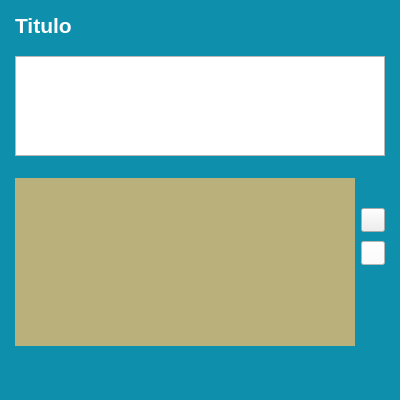
<?xml version="1.0" encoding="UTF-8"?>
<ui version="4.0">
 <class>wdgGrupoCard</class>
 <widget class="QWidget" name="wdgGrupoCard">
  <property name="geometry">
   <rect>
    <x>0</x>
    <y>0</y>
    <width>400</width>
    <height>400</height>
   </rect>
  </property>
  <property name="minimumSize">
   <size>
    <width>350</width>
    <height>350</height>
   </size>
  </property>
  <property name="maximumSize">
   <size>
    <width>400</width>
    <height>400</height>
   </size>
  </property>
  <property name="windowTitle">
   <string>Form</string>
  </property>
  <property name="styleSheet">
   <string notr="true">/*#wdgGrupoCard {
	background-color: qlineargradient(spread:pad, x1:0, y1:1, x2:1, y2:0, stop:0 rgba(105, 33, 140, 60), stop:1 rgba(112, 237, 255, 60));	
}*/</string>
  </property>
  <layout class="QGridLayout" name="gridLayout_2">
   <property name="leftMargin">
    <number>0</number>
   </property>
   <property name="topMargin">
    <number>0</number>
   </property>
   <property name="rightMargin">
    <number>0</number>
   </property>
   <property name="bottomMargin">
    <number>0</number>
   </property>
   <item row="0" column="0">
    <widget class="QFrame" name="frGrupoCard">
     <property name="styleSheet">
      <string notr="true">#frGrupoCard {
	background-color: #0e90ad;
}</string>
     </property>
     <property name="frameShape">
      <enum>QFrame::NoFrame</enum>
     </property>
     <property name="frameShadow">
      <enum>QFrame::Raised</enum>
     </property>
     <layout class="QGridLayout" name="gridLayout">
      <property name="leftMargin">
       <number>15</number>
      </property>
      <property name="topMargin">
       <number>0</number>
      </property>
      <property name="rightMargin">
       <number>15</number>
      </property>
      <property name="bottomMargin">
       <number>0</number>
      </property>
      <item row="2" column="0">
       <widget class="QFrame" name="frBottom">
        <property name="styleSheet">
         <string notr="true">#frBottom {
	background-color: transparent;
}</string>
        </property>
        <property name="frameShape">
         <enum>QFrame::NoFrame</enum>
        </property>
        <property name="frameShadow">
         <enum>QFrame::Raised</enum>
        </property>
        <layout class="QGridLayout" name="gridLayout_3">
         <property name="leftMargin">
          <number>0</number>
         </property>
         <property name="topMargin">
          <number>0</number>
         </property>
         <property name="rightMargin">
          <number>0</number>
         </property>
         <property name="bottomMargin">
          <number>0</number>
         </property>
         <item row="0" column="0">
          <widget class="QTableWidget" name="tblGrupoItem">
           <property name="minimumSize">
            <size>
             <width>0</width>
             <height>150</height>
            </size>
           </property>
           <property name="maximumSize">
            <size>
             <width>16777215</width>
             <height>200</height>
            </size>
           </property>
           <property name="styleSheet">
            <string notr="true">#tblGrupoItem {
	background-color: rgba(233, 185, 110, 200);
    /*border: none;*/
	color: #444;
	margin-bottom: 8px;
	padding-right: 4px;
	padding-top: 4px;
	padding-left: 12px;
	margin-top: 16px;
}

#tblGrupoItem::item {
	color: #fff;
}</string>
           </property>
           <property name="frameShape">
            <enum>QFrame::NoFrame</enum>
           </property>
           <property name="editTriggers">
            <set>QAbstractItemView::NoEditTriggers</set>
           </property>
           <property name="alternatingRowColors">
            <bool>false</bool>
           </property>
           <property name="selectionMode">
            <enum>QAbstractItemView::NoSelection</enum>
           </property>
           <property name="selectionBehavior">
            <enum>QAbstractItemView::SelectRows</enum>
           </property>
           <property name="showGrid">
            <bool>false</bool>
           </property>
           <attribute name="horizontalHeaderVisible">
            <bool>false</bool>
           </attribute>
           <attribute name="horizontalHeaderStretchLastSection">
            <bool>true</bool>
           </attribute>
           <attribute name="verticalHeaderVisible">
            <bool>false</bool>
           </attribute>
           <column>
            <property name="text">
             <string>Id</string>
            </property>
           </column>
           <column>
            <property name="text">
             <string>Nome</string>
            </property>
           </column>
           <column>
            <property name="text">
             <string>Sobrenome</string>
            </property>
           </column>
          </widget>
         </item>
         <item row="0" column="1">
          <widget class="QFrame" name="frBotoes">
           <property name="minimumSize">
            <size>
             <width>0</width>
             <height>0</height>
            </size>
           </property>
           <property name="maximumSize">
            <size>
             <width>24</width>
             <height>100</height>
            </size>
           </property>
           <property name="styleSheet">
            <string notr="true">#frBotoes{
	background-color: transparent;
}</string>
           </property>
           <property name="frameShape">
            <enum>QFrame::NoFrame</enum>
           </property>
           <property name="frameShadow">
            <enum>QFrame::Raised</enum>
           </property>
           <layout class="QFormLayout" name="formLayout">
            <property name="horizontalSpacing">
             <number>0</number>
            </property>
            <property name="verticalSpacing">
             <number>9</number>
            </property>
            <property name="leftMargin">
             <number>0</number>
            </property>
            <property name="topMargin">
             <number>0</number>
            </property>
            <property name="rightMargin">
             <number>0</number>
            </property>
            <property name="bottomMargin">
             <number>0</number>
            </property>
            <item row="3" column="1">
             <widget class="QPushButton" name="pbEditar">
              <property name="minimumSize">
               <size>
                <width>24</width>
                <height>24</height>
               </size>
              </property>
              <property name="maximumSize">
               <size>
                <width>24</width>
                <height>24</height>
               </size>
              </property>
              <property name="styleSheet">
               <string notr="true">#pbEditar {
	background-image: url(:/Editar/cardEditar.png);
	background-position: center;
	background-repeat: no-repeat;
}</string>
              </property>
              <property name="text">
               <string/>
              </property>
             </widget>
            </item>
            <item row="4" column="1">
             <widget class="QPushButton" name="pbExcluir">
              <property name="minimumSize">
               <size>
                <width>24</width>
                <height>24</height>
               </size>
              </property>
              <property name="maximumSize">
               <size>
                <width>24</width>
                <height>24</height>
               </size>
              </property>
              <property name="styleSheet">
               <string notr="true">#pbExcluir {
	background-image: url(:/Excluir/cardExcluirRed.png);
	background-position: center;
	background-repeat: no-repeat;
	background-color: #fff;
}

#pbExcluir::hover {
	background-image: url(:/ExcluirW/cardExcluirWhite.png);
	background-position: center;
	background-repeat: no-repeat;
	background-color: #ff8d74;
}</string>
              </property>
              <property name="text">
               <string/>
              </property>
             </widget>
            </item>
           </layout>
          </widget>
         </item>
        </layout>
       </widget>
      </item>
      <item row="1" column="0">
       <widget class="QTextEdit" name="lbDescricao">
        <property name="minimumSize">
         <size>
          <width>0</width>
          <height>100</height>
         </size>
        </property>
        <property name="maximumSize">
         <size>
          <width>16777215</width>
          <height>100</height>
         </size>
        </property>
       </widget>
      </item>
      <item row="0" column="0">
       <widget class="QLabel" name="lbTituloCard">
        <property name="minimumSize">
         <size>
          <width>0</width>
          <height>50</height>
         </size>
        </property>
        <property name="maximumSize">
         <size>
          <width>16777215</width>
          <height>50</height>
         </size>
        </property>
        <property name="font">
         <font>
          <family>Ubuntu</family>
          <pointsize>16</pointsize>
          <weight>75</weight>
          <bold>true</bold>
         </font>
        </property>
        <property name="styleSheet">
         <string notr="true">#lbTituloCard{
	color: #fff;
	background-color: transparent;
	border: 0px;
	font-size: 16pt;
	font-family: Ubuntu;
	font-weight: bold;
}</string>
        </property>
        <property name="text">
         <string>Titulo</string>
        </property>
       </widget>
      </item>
      <item row="4" column="0">
       <spacer name="verticalSpacer">
        <property name="orientation">
         <enum>Qt::Vertical</enum>
        </property>
        <property name="sizeHint" stdset="0">
         <size>
          <width>20</width>
          <height>40</height>
         </size>
        </property>
       </spacer>
      </item>
     </layout>
    </widget>
   </item>
  </layout>
 </widget>
 <resources>
  <include location="../Imagens/cardResources.qrc"/>
 </resources>
 <connections/>
</ui>
